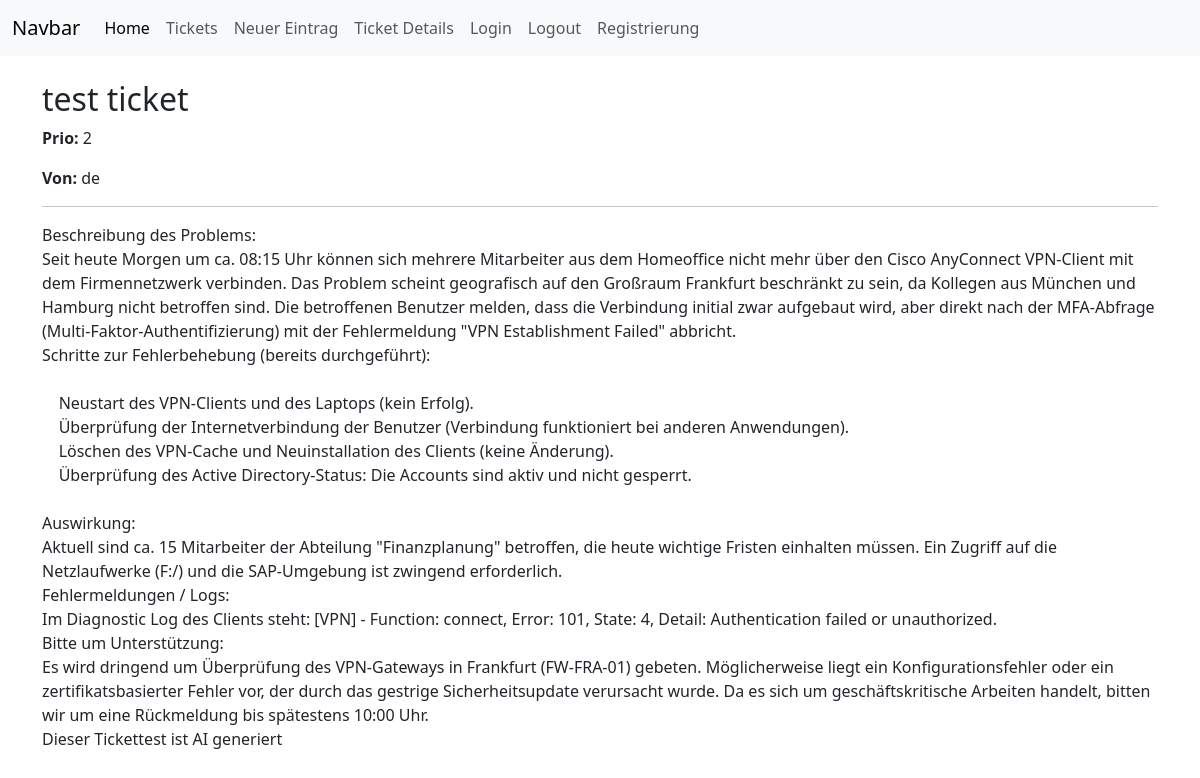
The app's page /tickets/1 (signed in) with its own data.
### tables this page shows
CREATE TABLE items (id INTEGER PRIMARY KEY AUTOINCREMENT, title TEXT NOT NULL, content TEXT NOT NULL CHECK(LENGTH(content) >= 1024), priority INTEGER DEFAULT 2, created_by TEXT NOT NULL);

### routes.py (the view)
@app.route('/tickets/<int:item_id>')
def ticket_detail(item_id):
    guard = require_login()
    if guard:
        return guard
    conn = get_db_connection()
    cur = conn.cursor()
    cur.execute(
        "SELECT id, title, content, priority, created_by FROM items WHERE id = ?",
        (item_id,)
    )
    item = cur.fetchone()
    conn.close()
    if not item:
        return "Eintrag nicht gefunden", 404
    return render_template('ticket_detail.html', item=item)

### routes.py (called while the page is built)
def get_db_connection():
    conn = sqlite3.connect(DB_PATH)
    conn.row_factory = sqlite3.Row
    return conn

def require_login():
    username = request.cookies.get("username")
    if not username:
        return redirect(url_for('login'))
    return None

### templates/ticket_detail.html (shortened to what this page needs)
{% extends 'base.html' %}
{% block content %}
<div class="container mt-4">
  <h2>{{ item.title }}</h2>
  <p><strong>Prio:</strong> {{ item.priority }}</p>
  <p><strong>Von:</strong> {{ item.created_by }}</p>
  <hr>
  <p style="white-space: pre-wrap;">{{ item.content }}</p>
</div>
{% endblock %}

### templates/base.html (shortened to what this page needs)
<!doctype html>
<html lang="en">
  <head>
    <link href="https://cdn.jsdelivr.net/npm/bootstrap@5.3.8/dist/css/bootstrap.min.css" rel="stylesheet">
  </head>
  <body>
    <nav class="navbar navbar-expand-lg bg-body-tertiary">
    <div class="container-fluid">
    <a class="navbar-brand" href="{{ url_for('home') }}">Navbar</a>
    <div class="collapse navbar-collapse" id="navbarSupportedContent">
      <ul class="navbar-nav me-auto mb-2 mb-lg-0">
        <li class="nav-item">
          <a class="nav-link active" aria-current="page" href="{{ url_for('home') }}">Home</a>
        </li>
        <li class="nav-item">
          <a class="nav-link" href="{{ url_for('tickets') }}">Tickets</a>
        </li>
        <li class="nav-item">
        <a class="nav-link" href="{{ url_for('new_item', item_id=1) }}">Neuer Eintrag</a>
        </li>
        <li class="nav-item">
        <a class="nav-link" href="{{ url_for('ticket_detail', item_id=1) }}">Ticket Details</a>
        </li>
        <li class="nav-item">
          <a class="nav-link" href="{{ url_for('login') }}">Login</a>
        </li>
        <li class="nav-item">
        <a class="nav-link" href="{{ url_for('logout') }}">Logout</a>
        </li>
        <li class="nav-item">
          <a class="nav-link" href="{{ url_for('register') }}">Registrierung</a>
        </li>
      </ul>
    </div>
    </div>
    </nav>
    {% block content %}
    {% endblock %}
  </body>
</html>

### records on screen
items: title "test ticket", priority "2", created_by "de", content "Beschreibung des Problems: Seit heute Morgen um ca. 08:15 Uhr können sich mehrere Mitarbeiter aus dem Homeoffice nicht mehr über den Cisco AnyConnect VPN-Client mit dem Firmennetzwerk verbinden. Das Problem scheint geografisch auf den Großraum Frankfurt beschränkt zu sein, da Kollegen aus München und Hamburg nicht betroffen sind. Die betroffenen Benutzer melden, dass die Verbindung initial zwar aufgebaut wird, aber direkt nach der MFA-Abfrage (Multi-Faktor-Authentifizierung) mit der Fehlermeldung \"VPN Establishment Failed\" abbricht. Schritte zur Fehlerbehebung (bereits durchgeführt): Neustart des VPN-Clients und des Laptops (kein Erfolg). Überprüfung der Internetverbindung der Benutzer…"
